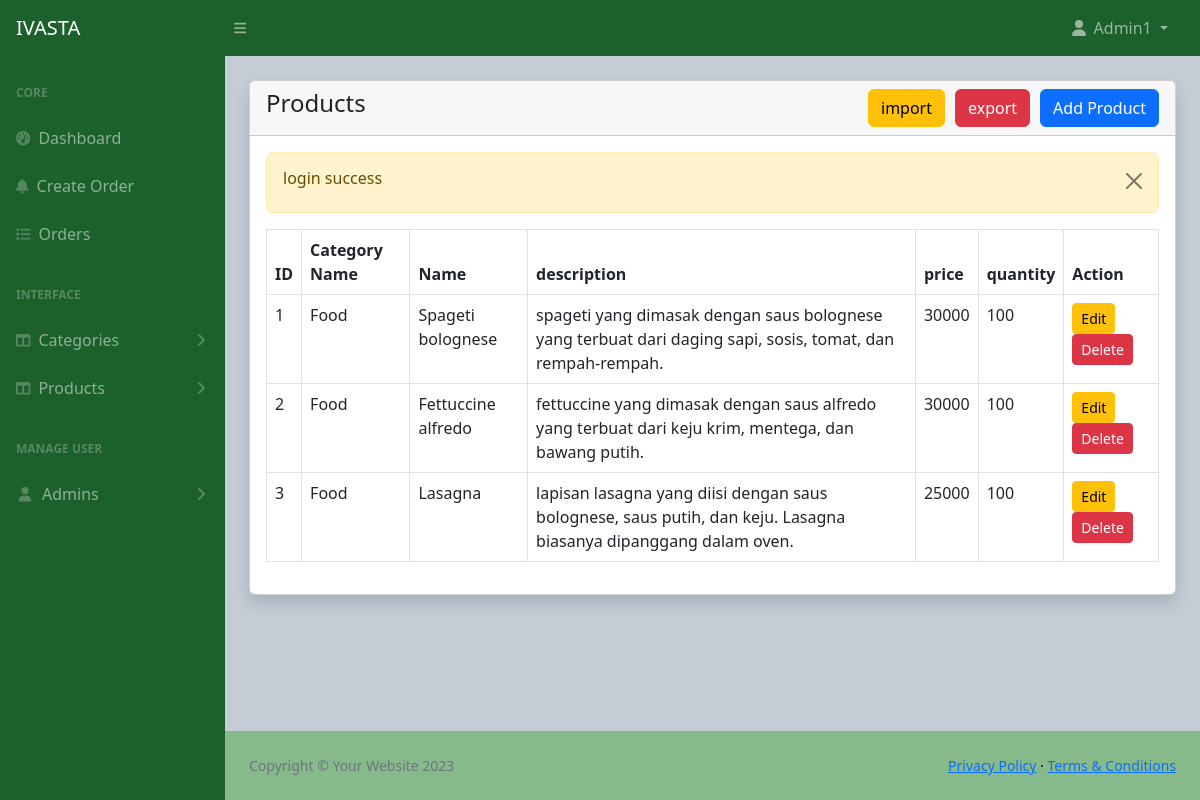
Screenshot of /admin/products.php (signed in) with the database file from the repository.
### tables this page shows
CREATE TABLE `products` (
  `id` int(11) NOT NULL,
  `category_id` int(11) NOT NULL,
  `name` varchar(200) NOT NULL,
  `description` varchar(300) NOT NULL,
  `price` int(11) NOT NULL,
  `quantity` int(11) NOT NULL
);

CREATE TABLE `categories` (
  `id` int(11) NOT NULL,
  `name` varchar(100) NOT NULL
);

### admin/products.php (the view, shortened to what this page needs)
<?php include('includes/header.php'); ?>
<div class="container-fluid px-4">
    <div class="card mt-4 shadow">
        <div class="card-header">
            <h4 class="mb-0">Products
                <a href="products-create.php" class="btn btn-primary float-end">Add Product</a>
                <a href="export.php" class="btn btn-danger float-end " style="margin-right: 10px;">export</a>
                <a href="form.php" class="btn btn-warning float-end" style="margin-right: 10px;">import</a>
            </h4>
        </div>
        <div class="card-body">
            <?php
            $products = mysqli_query($conn, "SELECT products.*, categories.name AS category_name
            FROM products
            JOIN categories ON products.category_id = categories.id");
            if (mysqli_num_rows($products) > 0) {
            ?>
                <div class="table-responsive" >
                    <table class="table table-stripped table-bordered">
                        <thead>
                            <tr>
                                <th>ID</th>
                                <th>Category Name</th>
                                <th>Name</th>
                                <th>description</th>
                                <th>price</th>
                                <th>quantity</th>
                                <th>Action</th>
                            </tr>
                        </thead>
                        <tbody>
                            <?php
                            $i = 1;
                             foreach ($products as $row) : ?>
                                <tr>
                                    <td><?php echo $i++; ?></td>
                                    <td><?php echo $row['category_name']; ?></td>
                                    <td><?php echo $row['name']; ?></td>
                                    <td><?php echo $row['description']; ?></td>
                                    <td><?php echo $row['price']; ?></td>
                                    <td><?php echo $row['quantity']; ?></td>
                                    <td>
                                        <a href="products-edit.php?id=<?= $row['id']; ?>" class="btn btn-warning btn-sm">Edit</a>
                                        <a href="products-delete.php?id=<?= $row['id']; ?>" class="btn btn-danger btn-sm" onclick="return confirm('Are you sure want delete this data.')">Delete</a>
                                    </td>
                                </tr>
                            <?php endforeach; ?>
                        </tbody>
                    </table>
                </div>
            <?php
            } else {
            ?>
                <h4 class="mb-0">No Record Found</h4>
            <?php
            }
            ?>
        </div>
    </div>
</div>
<?php include('includes/footer.php'); ?>

### rows the page displays
products: category.name "Food", name "Spageti bolognese", description "spageti yang dimasak dengan saus bolognese yang terbuat dari daging sapi, sosis, tomat, dan rempah-rempah.", price "30000", quantity "100"
products: category.name "Food", name "Fettuccine alfredo", description "fettuccine yang dimasak dengan saus alfredo yang terbuat dari keju krim, mentega, dan bawang putih.", price "30000", quantity "100"
products: category.name "Food", name "Lasagna", description "lapisan lasagna yang diisi dengan saus bolognese, saus putih, dan keju. Lasagna biasanya dipanggang dalam oven.", price "25000", quantity "100"

### other values shown
$_SESSION['name'] "Admin1"
$_SESSION['status'] "login success"
